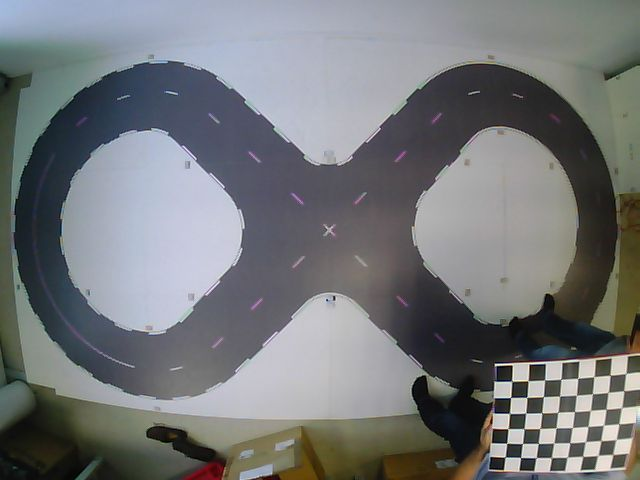
#> input picture computer/gps_camera_calib_folder/calibration1.bmp, 640 x 480 px; its folder holds 5 pictures in this run
$ python gps_calibrate_camera.py --folder .   (Python 2 division)
#> lines starting #> are read from the running program, lines starting #| are printed output that depends on the picture; after the words box and inside, x2 and y2 are one past the last pixel; in counts of white or black regions, pixels touching at a corner belong together
from __future__ import division

import numpy as np
import cv2
import matplotlib.pyplot as plt
import matplotlib.image as mpimg
import pickle
import argparse
import glob


def parseArguments():
    """
    Parse the command line.
    @return a list of arguments
    """
    parser = argparse.ArgumentParser(
        description="Compute Calibration Parameters For Camera.", )

    parser.add_argument("-f", "--folder", dest="folder", required=True,
                        help="Chess Board Reference Images Used For Calibration")

    parser.add_argument("-a", "--alpha", dest="alpha", default = 0.05, required=False,
                        help="choose alpha value from range [0. : 1.] for Optimal Camerai Matrix")

    return parser.parse_args()


def calibrate_camera(folder):
    # Mapping each calibration image to number of checkerboard corners
    # Everything is (9,6) for now

    # List of object points and corners for calibration
#> called with folder = '.'
    objp_list = []
    corners_list = []

    # Go through all images and find corners
    for image_path in glob.glob("*.bmp"):
        print image_path
        #chess board is at least a 9x6 . need to choose here a pair,unpair number
        nx, ny = (7,6)
        # print ('k: ', k, 'nx: ',nx ,'ny: ',ny)

        # Prepare object points, like (0,0,0), (1,0,0), (2,0,0) ....,(6,5,0)
        objp = np.zeros((nx*ny, 3), np.float32)
        objp[:,:2] = np.mgrid[0:nx, 0:ny].T.reshape(-1,2)

        img = cv2.imread(image_path)
#> img is the input picture: shape (480, 640, 3); mean B, G, R 120.6, 118.6, 116.2

        # Convert to grayscale
        gray = cv2.cvtColor(img, cv2.COLOR_BGR2GRAY)
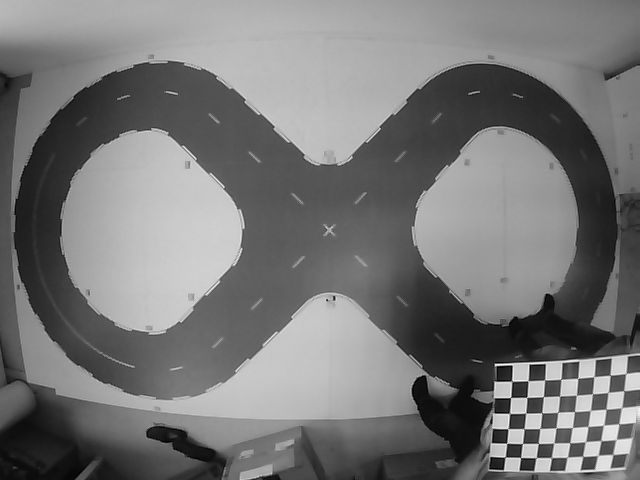
#> gray: shape (480, 640); min 0, max 254, mean 118.1

        # Find the chessboard corners
        ret, corners = cv2.findChessboardCorners(gray, (nx, ny), None)
#> ret = True; corners = 42 rows, first 8: [613, 454.5], [598.2, 455.3], [582.8, 456.2], [567.2, 457], [551.3, 457.7], [536.3, 457.6], [520.5, 457.5], [616.3, 439.4]

        # If found, save & draw corners
        if ret == True:
            # Save object points and corresponding corners
            #print ('objp: ', objp, 'corners: ', corners)
            objp_list.append(objp)
            corners_list.append(corners)

            # Draw and display the corners
            cv2.drawChessboardCorners(img, (nx, ny), corners, ret)
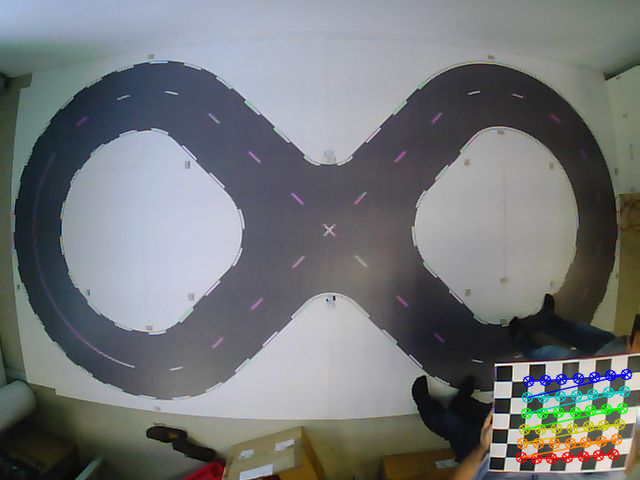
#> img: shape (480, 640, 3); 1.98% of pixels changed, all inside (x1, y1, x2, y2) = (515, 368, 633, 465)
            plt.imshow(img)
            plt.show(block=False)
            plt.pause(0.001)

            print('Found corners for %s' % image_path)
        else:
            print('Warning: ret = %s for %s' % (ret, image_path))
#> pass 2 of the loop in calibrate_camera, `for image_path in glob.glob("*.bmp"):`:
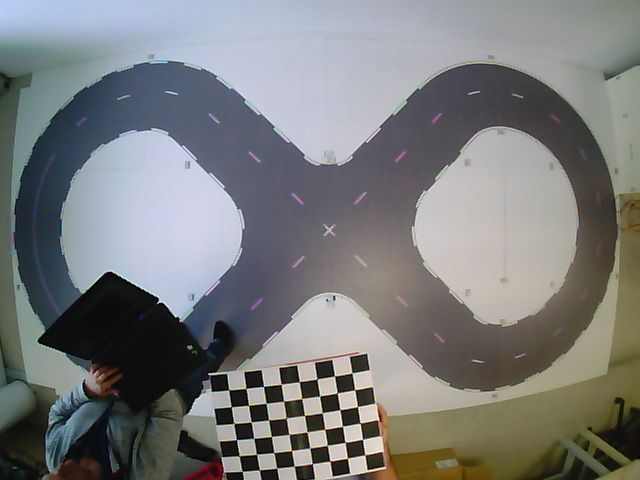
#> input picture computer/gps_camera_calib_folder/calibration10.bmp, 640 x 480 px
#> in calibrate_camera, img is the input picture: shape (480, 640, 3); mean B, G, R 124.4, 123.9, 122.4
#> in calibrate_camera, `gray = cv2.cvtColor(img, cv2.COLOR_BGR2GRAY)`:
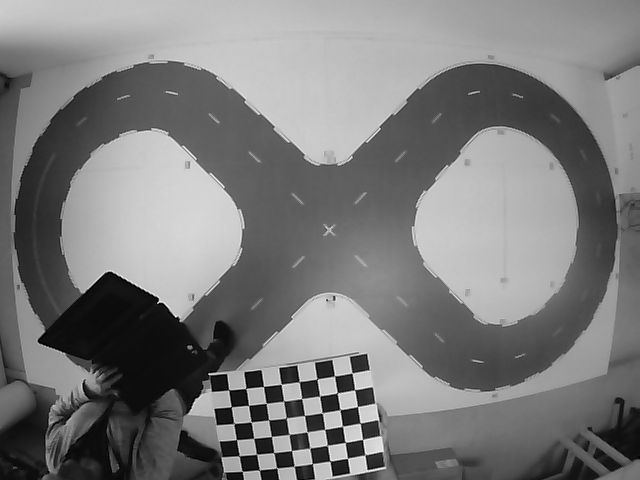
#> gray: shape (480, 640); min 0, max 253, mean 123.5
#> corners = 42 rows, first 8: [364.9, 454.7], [347.4, 458.4], [330.1, 461], [312.4, 463.5], [293.9, 466.3], [276.7, 467.7], [259.3, 470.4], [362.5, 439.5]
#> in calibrate_camera, `cv2.drawChessboardCorners(img, (nx, ny), corners, ret)`:
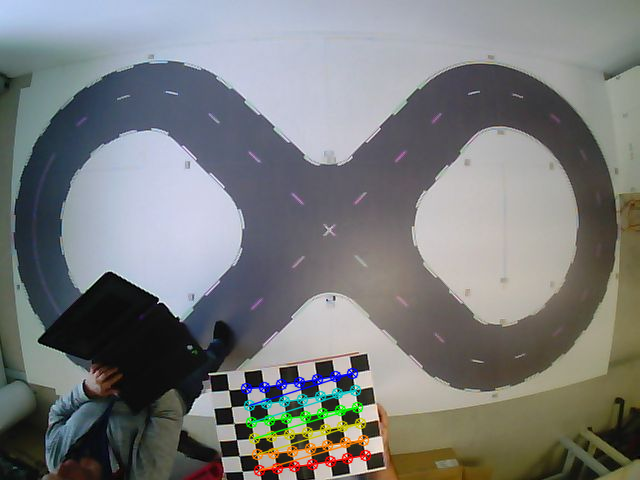
#> img: shape (480, 640, 3); 2.09% of pixels changed, all inside (x1, y1, x2, y2) = (240, 367, 372, 477)
#> pass 3 of the loop in calibrate_camera, `for image_path in glob.glob("*.bmp"):`:
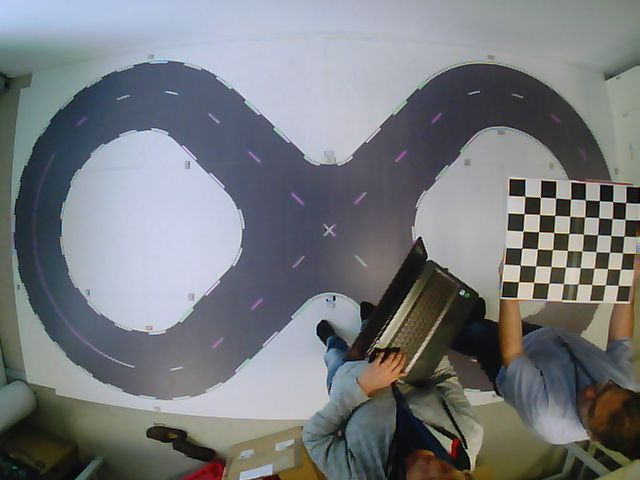
#> input picture computer/gps_camera_calib_folder/calibration12.bmp, 640 x 480 px
#> in calibrate_camera, img is the input picture: shape (480, 640, 3); mean B, G, R 125.1, 121.6, 118.5
#> in calibrate_camera, `gray = cv2.cvtColor(img, cv2.COLOR_BGR2GRAY)`:
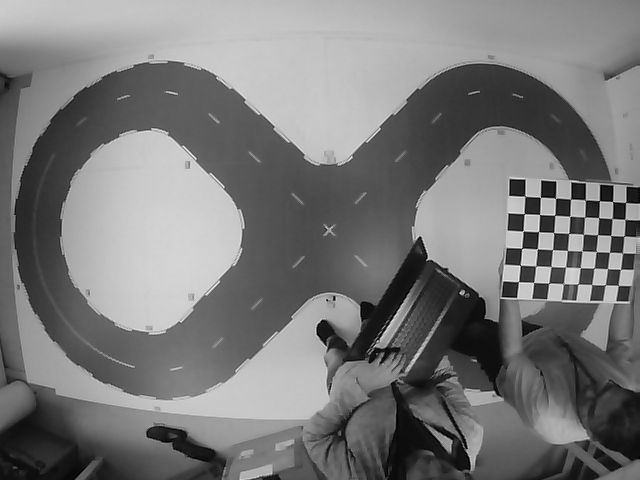
#> gray: shape (480, 640); min 0, max 253, mean 121.1
#> corners = 42 rows, first 8: [525.1, 196.1], [540.4, 197.4], [555.5, 198.5], [570.5, 199.3], [585.2, 200.2], [599.5, 200.5], [612.5, 201.5], [524.3, 213.6]
#> in calibrate_camera, `cv2.drawChessboardCorners(img, (nx, ny), corners, ret)`:
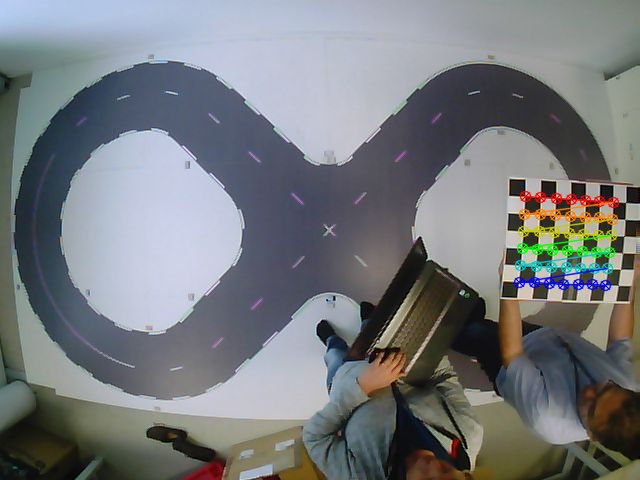
#> img: shape (480, 640, 3); 1.93% of pixels changed, all inside (x1, y1, x2, y2) = (513, 190, 620, 292)
#> the loop made 5 passes; the first 3 are shown

    # Calibrate camera and undistort a test image
    img = cv2.imread(folder + '/calibration1.bmp')
    img_size = (img.shape[1], img.shape[0])
#> img_size = (640, 480)
    ret, mtx, dist, rvecs, tvecs = cv2.calibrateCamera(objp_list, corners_list, img_size,None,None)

    return mtx, dist


if __name__ == '__main__':

    args = parseArguments()
    calib_folder = args.folder
    alpha = float(args.alpha)
    print('args:',args)
    print('Chess Board Reference Images Folder:', calib_folder)

    mtx, dist = calibrate_camera(calib_folder)
    save_dict = {'mtx': mtx, 'dist': dist}
    # to keep compatibility with python 2 add protocol=2
    with open(calib_folder+'/calibrate_gps_camera.p', 'wb') as f:
        pickle.dump(save_dict, f, protocol=2)

    # Undistort example calibration image
    img = mpimg.imread(calib_folder + '/calibration1.bmp')

    # refine the camera Matrix / Alpha can be be chnaged from 0 to 1 in our case 0.1 is enough
    h,  w = img.shape[:2]
#> h = 480; w = 640
    newcameramtx, roi=cv2.getOptimalNewCameraMatrix(mtx, dist, (w,h), alpha, (w,h))

    dst = cv2.undistort(img, mtx, dist, None, newcameramtx)
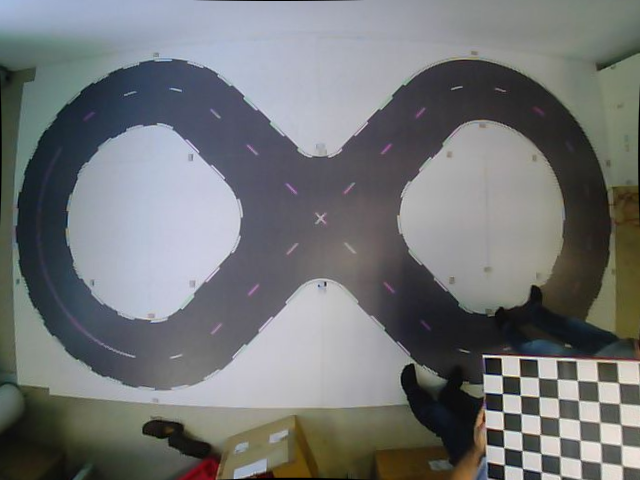
#> dst: shape (480, 640, 3); mean R, G, B 114.3, 116.7, 117.6
    cv2.namedWindow('Before Crop', cv2.WINDOW_NORMAL)
    cv2.imshow('Before Crop', dst)

    # crop the image
    x, y, w, h = roi
    dst = dst[y:y+h, x:x+w]
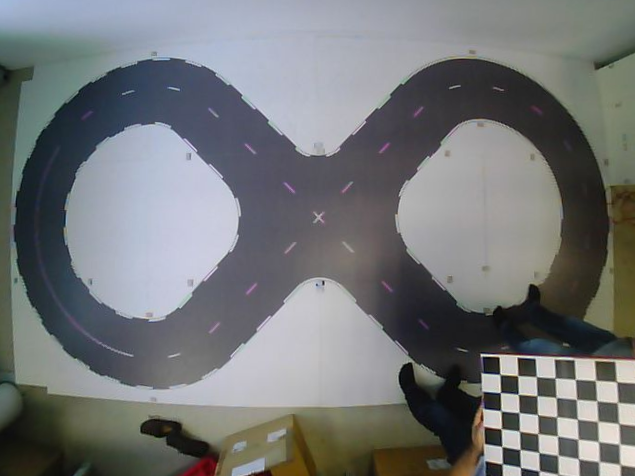
#> dst: shape (476, 635, 3); mean R, G, B 114.9, 117.3, 118.4

    # save image
    cv2.imwrite(calib_folder+'/undistort_gps_calibration.png', dst)

    plt.imshow(dst)
    plt.show(block=False)
    plt.pause(0.001)

    plt.savefig(calib_folder+'/undistort_gps_calibration1.png')

    cv2.namedWindow('Result', cv2.WINDOW_NORMAL)
    cv2.imshow('Result', dst)
    key = cv2.waitKey(0) & 0xF
#> (key Esc is pressed here)
